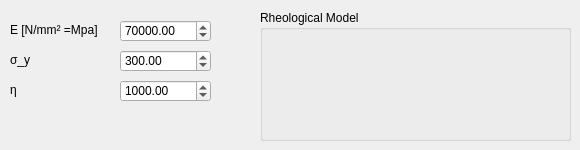
    <widget class="QWidget" name="PERZYNA">
     <attribute name="title">
      <string>Perzyna</string>
     </attribute>
     <widget class="QLabel" name="LABEL_VAL_E_PERZYNA">
      <property name="geometry">
       <rect>
        <x>10</x>
        <y>20</y>
        <width>91</width>
        <height>20</height>
       </rect>
      </property>
      <property name="text">
       <string>E [N/mm² =Mpa]</string>
      </property>
     </widget>
     <widget class="QDoubleSpinBox" name="VAL_ETA_PERZYNA">
      <property name="geometry">
       <rect>
        <x>120</x>
        <y>80</y>
        <width>91</width>
        <height>22</height>
       </rect>
      </property>
      <property name="decimals">
       <number>2</number>
      </property>
      <property name="maximum">
       <double>8000.000000000000000</double>
      </property>
      <property name="value">
       <double>1000.000000000000000</double>
      </property>
     </widget>
     <widget class="QDoubleSpinBox" name="VAL_SIGMA_Y_PERZYNA">
      <property name="geometry">
       <rect>
        <x>120</x>
        <y>50</y>
        <width>91</width>
        <height>22</height>
       </rect>
      </property>
      <property name="decimals">
       <number>2</number>
      </property>
      <property name="maximum">
       <double>8000.000000000000000</double>
      </property>
      <property name="value">
       <double>300.000000000000000</double>
      </property>
     </widget>
     <widget class="QLabel" name="LABEL_VAL_SIGMA_Y_PERZYNA">
      <property name="geometry">
       <rect>
        <x>10</x>
        <y>50</y>
        <width>91</width>
        <height>20</height>
       </rect>
      </property>
      <property name="text">
       <string>σ_y</string>
      </property>
     </widget>
     <widget class="QGroupBox" name="RHEO_BOX_PERZYNA">
      <property name="geometry">
       <rect>
        <x>260</x>
        <y>10</y>
        <width>311</width>
        <height>131</height>
       </rect>
      </property>
      <property name="title">
       <string>Rheological Model</string>
      </property>
      <widget class="QLabel" name="RHEO_PERZYNA">
       <property name="geometry">
        <rect>
         <x>10</x>
         <y>20</y>
         <width>291</width>
         <height>101</height>
        </rect>
       </property>
       <property name="text">
        <string/>
       </property>
       <property name="pixmap">
        <pixmap>PIC/Rheo_Perzyna.jpg</pixmap>
       </property>
       <property name="scaledContents">
        <bool>true</bool>
       </property>
      </widget>
     </widget>
     <widget class="QLabel" name="LABEL_VAL_ETA_PERZYNA">
      <property name="geometry">
       <rect>
        <x>10</x>
        <y>80</y>
        <width>91</width>
        <height>20</height>
       </rect>
      </property>
      <property name="text">
       <string>η</string>
      </property>
     </widget>
     <widget class="QDoubleSpinBox" name="VAL_E_PERZYNA">
      <property name="geometry">
       <rect>
        <x>120</x>
        <y>20</y>
        <width>91</width>
        <height>22</height>
       </rect>
      </property>
      <property name="decimals">
       <number>2</number>
      </property>
      <property name="maximum">
       <double>80000.000000000000000</double>
      </property>
      <property name="value">
       <double>70000.000000000000000</double>
      </property>
     </widget>
    </widget>
